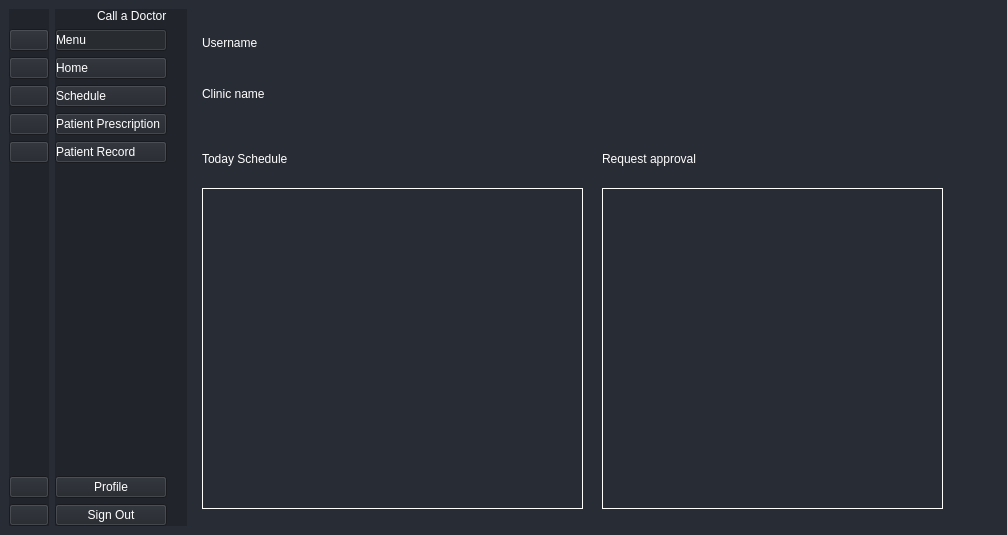
<?xml version="1.0" encoding="UTF-8"?>
<ui version="4.0">
 <class>MainWindow</class>
 <widget class="QMainWindow" name="MainWindow">
  <property name="geometry">
   <rect>
    <x>0</x>
    <y>0</y>
    <width>1007</width>
    <height>535</height>
   </rect>
  </property>
  <property name="windowTitle">
   <string>MainWindow</string>
  </property>
  <property name="styleSheet">
   <string notr="true">background-color: rgb(40, 44, 52);</string>
  </property>
  <widget class="QWidget" name="centralwidget">
   <layout class="QGridLayout" name="gridLayout">
    <item row="0" column="0">
     <widget class="QWidget" name="Menu" native="true">
      <property name="styleSheet">
       <string notr="true">background-color: rgb(33, 37, 43);</string>
      </property>
      <layout class="QVBoxLayout" name="verticalLayout_6">
       <property name="leftMargin">
        <number>0</number>
       </property>
       <property name="topMargin">
        <number>0</number>
       </property>
       <property name="rightMargin">
        <number>0</number>
       </property>
       <property name="bottomMargin">
        <number>0</number>
       </property>
       <item>
        <layout class="QHBoxLayout" name="horizontalLayout_2">
         <item>
          <widget class="QLabel" name="label">
           <property name="text">
            <string/>
           </property>
           <property name="pixmap">
            <pixmap resource="resources.qrc">:/images/images/images/doctor.png</pixmap>
           </property>
          </widget>
         </item>
        </layout>
       </item>
       <item>
        <layout class="QVBoxLayout" name="verticalLayout">
         <item>
          <widget class="QPushButton" name="menu_btn_1">
           <property name="styleSheet">
            <string notr="true">image: url(:/icons/images/icons/cil-menu.png);</string>
           </property>
           <property name="text">
            <string/>
           </property>
           <property name="checkable">
            <bool>true</bool>
           </property>
           <property name="checked">
            <bool>false</bool>
           </property>
           <property name="autoExclusive">
            <bool>true</bool>
           </property>
          </widget>
         </item>
         <item>
          <widget class="QPushButton" name="home_btn_1">
           <property name="styleSheet">
            <string notr="true">image: url(:/icons/images/icons/cil-home.png);</string>
           </property>
           <property name="text">
            <string/>
           </property>
           <property name="checkable">
            <bool>true</bool>
           </property>
          </widget>
         </item>
         <item>
          <widget class="QPushButton" name="schedule_btn_1">
           <property name="styleSheet">
            <string notr="true">image: url(:/icons/images/icons/cil-calendar-check.png);</string>
           </property>
           <property name="text">
            <string/>
           </property>
           <property name="checkable">
            <bool>true</bool>
           </property>
          </widget>
         </item>
         <item>
          <widget class="QPushButton" name="patientPrescription_btn_1">
           <property name="styleSheet">
            <string notr="true">image: url(:/icons/images/icons/cil-clipboard.png);</string>
           </property>
           <property name="text">
            <string/>
           </property>
           <property name="checkable">
            <bool>true</bool>
           </property>
          </widget>
         </item>
         <item>
          <widget class="QPushButton" name="patientRecord_btn_1">
           <property name="styleSheet">
            <string notr="true">image: url(:/icons/images/icons/cil-magnifying-glass.png);</string>
           </property>
           <property name="text">
            <string/>
           </property>
           <property name="checkable">
            <bool>true</bool>
           </property>
          </widget>
         </item>
        </layout>
       </item>
       <item>
        <spacer name="verticalSpacer">
         <property name="orientation">
          <enum>Qt::Vertical</enum>
         </property>
         <property name="sizeHint" stdset="0">
          <size>
           <width>20</width>
           <height>249</height>
          </size>
         </property>
        </spacer>
       </item>
       <item>
        <layout class="QVBoxLayout" name="verticalLayout_4">
         <item>
          <widget class="QPushButton" name="profile_btn_1">
           <property name="styleSheet">
            <string notr="true">image: url(:/icons/images/icons/cil-user.png);</string>
           </property>
           <property name="text">
            <string/>
           </property>
           <property name="checkable">
            <bool>true</bool>
           </property>
          </widget>
         </item>
         <item>
          <widget class="QPushButton" name="logout_btn_1">
           <property name="styleSheet">
            <string notr="true">image: url(:/images/images/images/logout.png);</string>
           </property>
           <property name="text">
            <string/>
           </property>
           <property name="checkable">
            <bool>true</bool>
           </property>
          </widget>
         </item>
        </layout>
       </item>
      </layout>
     </widget>
    </item>
    <item row="0" column="1">
     <widget class="QWidget" name="Menu_extend" native="true">
      <property name="enabled">
       <bool>true</bool>
      </property>
      <property name="styleSheet">
       <string notr="true">background-color: rgb(33, 37, 43);</string>
      </property>
      <layout class="QVBoxLayout" name="verticalLayout_7">
       <property name="leftMargin">
        <number>0</number>
       </property>
       <property name="topMargin">
        <number>0</number>
       </property>
       <property name="rightMargin">
        <number>20</number>
       </property>
       <property name="bottomMargin">
        <number>0</number>
       </property>
       <item>
        <layout class="QHBoxLayout" name="horizontalLayout">
         <item>
          <widget class="QLabel" name="label_2">
           <property name="styleSheet">
            <string notr="true"/>
           </property>
           <property name="text">
            <string/>
           </property>
           <property name="pixmap">
            <pixmap resource="resources.qrc">:/images/images/images/doctor.png</pixmap>
           </property>
          </widget>
         </item>
         <item>
          <widget class="QLabel" name="label_3">
           <property name="styleSheet">
            <string notr="true">color: rgb(255, 255, 255);</string>
           </property>
           <property name="text">
            <string>Call a Doctor</string>
           </property>
          </widget>
         </item>
        </layout>
       </item>
       <item>
        <layout class="QVBoxLayout" name="verticalLayout_2">
         <item>
          <widget class="QPushButton" name="Menu_btn_2">
           <property name="styleSheet">
            <string notr="true">color: rgb(255, 255, 255);
text-align: left;</string>
           </property>
           <property name="text">
            <string>Menu</string>
           </property>
           <property name="icon">
            <iconset resource="resources.qrc">
             <normaloff>:/icons/images/icons/cil-menu.png</normaloff>:/icons/images/icons/cil-menu.png</iconset>
           </property>
           <property name="checkable">
            <bool>true</bool>
           </property>
           <property name="checked">
            <bool>true</bool>
           </property>
           <property name="autoRepeat">
            <bool>false</bool>
           </property>
           <property name="autoExclusive">
            <bool>true</bool>
           </property>
          </widget>
         </item>
         <item>
          <widget class="QPushButton" name="home_btn_2">
           <property name="styleSheet">
            <string notr="true">text-align: left;
color: rgb(255, 255, 255);</string>
           </property>
           <property name="text">
            <string>Home</string>
           </property>
           <property name="icon">
            <iconset resource="resources.qrc">
             <normaloff>:/icons/images/icons/cil-home.png</normaloff>:/icons/images/icons/cil-home.png</iconset>
           </property>
           <property name="checkable">
            <bool>true</bool>
           </property>
          </widget>
         </item>
         <item>
          <widget class="QPushButton" name="schedule_btn_2">
           <property name="styleSheet">
            <string notr="true">text-align: left;
color: rgb(255, 255, 255);</string>
           </property>
           <property name="text">
            <string>Schedule</string>
           </property>
           <property name="icon">
            <iconset resource="resources.qrc">
             <normaloff>:/icons/images/icons/cil-calendar-check.png</normaloff>:/icons/images/icons/cil-calendar-check.png</iconset>
           </property>
           <property name="checkable">
            <bool>true</bool>
           </property>
          </widget>
         </item>
         <item>
          <widget class="QPushButton" name="patientPrescription_btn_2">
           <property name="styleSheet">
            <string notr="true">text-align: left;
color: rgb(255, 255, 255);</string>
           </property>
           <property name="text">
            <string>Patient Prescription</string>
           </property>
           <property name="icon">
            <iconset resource="resources.qrc">
             <normaloff>:/icons/images/icons/cil-clipboard.png</normaloff>:/icons/images/icons/cil-clipboard.png</iconset>
           </property>
           <property name="checkable">
            <bool>true</bool>
           </property>
          </widget>
         </item>
         <item>
          <widget class="QPushButton" name="patientRecord_btn_2">
           <property name="styleSheet">
            <string notr="true">text-align: left;
color: rgb(255, 255, 255);</string>
           </property>
           <property name="text">
            <string>Patient Record</string>
           </property>
           <property name="icon">
            <iconset resource="resources.qrc">
             <normaloff>:/icons/images/icons/cil-magnifying-glass.png</normaloff>:/icons/images/icons/cil-magnifying-glass.png</iconset>
           </property>
           <property name="checkable">
            <bool>true</bool>
           </property>
          </widget>
         </item>
        </layout>
       </item>
       <item>
        <spacer name="verticalSpacer_2">
         <property name="orientation">
          <enum>Qt::Vertical</enum>
         </property>
         <property name="sizeHint" stdset="0">
          <size>
           <width>20</width>
           <height>249</height>
          </size>
         </property>
        </spacer>
       </item>
       <item>
        <layout class="QVBoxLayout" name="verticalLayout_5">
         <item>
          <widget class="QPushButton" name="profile_btn_2">
           <property name="styleSheet">
            <string notr="true">color: rgb(255, 255, 255);</string>
           </property>
           <property name="text">
            <string>Profile</string>
           </property>
           <property name="icon">
            <iconset resource="resources.qrc">
             <normaloff>:/icons/images/icons/cil-user.png</normaloff>:/icons/images/icons/cil-user.png</iconset>
           </property>
           <property name="checkable">
            <bool>true</bool>
           </property>
          </widget>
         </item>
         <item>
          <widget class="QPushButton" name="logout_btn_2">
           <property name="styleSheet">
            <string notr="true">color: rgb(255, 255, 255);</string>
           </property>
           <property name="text">
            <string>Sign Out</string>
           </property>
           <property name="icon">
            <iconset resource="resources.qrc">
             <normaloff>:/images/images/images/logout.png</normaloff>:/images/images/images/logout.png</iconset>
           </property>
           <property name="checkable">
            <bool>true</bool>
           </property>
          </widget>
         </item>
        </layout>
       </item>
      </layout>
     </widget>
    </item>
    <item row="0" column="2">
     <widget class="QWidget" name="widget" native="true">
      <layout class="QVBoxLayout" name="verticalLayout_8">
       <item>
        <widget class="QStackedWidget" name="stackedWidget">
         <property name="currentIndex">
          <number>0</number>
         </property>
         <widget class="QWidget" name="home_page">
          <widget class="QLabel" name="label_username">
           <property name="geometry">
            <rect>
             <x>0</x>
             <y>9</y>
             <width>751</width>
             <height>31</height>
            </rect>
           </property>
           <property name="styleSheet">
            <string notr="true">color: rgb(255, 255, 255);</string>
           </property>
           <property name="text">
            <string>Username</string>
           </property>
          </widget>
          <widget class="QLabel" name="label_clinicName">
           <property name="geometry">
            <rect>
             <x>0</x>
             <y>50</y>
             <width>751</width>
             <height>51</height>
            </rect>
           </property>
           <property name="styleSheet">
            <string notr="true">color: rgb(255, 255, 255);</string>
           </property>
           <property name="text">
            <string>Clinic name</string>
           </property>
          </widget>
          <widget class="QLabel" name="label_todaySchedule">
           <property name="geometry">
            <rect>
             <x>0</x>
             <y>120</y>
             <width>381</width>
             <height>41</height>
            </rect>
           </property>
           <property name="styleSheet">
            <string notr="true">color: rgb(255, 255, 255);</string>
           </property>
           <property name="text">
            <string>Today Schedule</string>
           </property>
          </widget>
          <widget class="QTableWidget" name="table_todaySchedule">
           <property name="geometry">
            <rect>
             <x>0</x>
             <y>170</y>
             <width>381</width>
             <height>321</height>
            </rect>
           </property>
           <property name="styleSheet">
            <string notr="true">border: 1px solid rgb(255, 255, 255);</string>
           </property>
          </widget>
          <widget class="QLabel" name="label_requestApproval">
           <property name="geometry">
            <rect>
             <x>400</x>
             <y>120</y>
             <width>341</width>
             <height>41</height>
            </rect>
           </property>
           <property name="styleSheet">
            <string notr="true">color: rgb(255, 255, 255);</string>
           </property>
           <property name="text">
            <string>Request approval</string>
           </property>
          </widget>
          <widget class="QListWidget" name="list_approval">
           <property name="geometry">
            <rect>
             <x>400</x>
             <y>170</y>
             <width>341</width>
             <height>321</height>
            </rect>
           </property>
           <property name="styleSheet">
            <string notr="true">border: 1px solid rgb(255, 255, 255);</string>
           </property>
          </widget>
         </widget>
         <widget class="QWidget" name="profile_page">
          <widget class="QLabel" name="label_profile">
           <property name="geometry">
            <rect>
             <x>0</x>
             <y>10</y>
             <width>751</width>
             <height>31</height>
            </rect>
           </property>
           <property name="styleSheet">
            <string notr="true">color: rgb(255, 255, 255);</string>
           </property>
           <property name="text">
            <string>Profile</string>
           </property>
          </widget>
          <widget class="QLabel" name="label_username_2">
           <property name="geometry">
            <rect>
             <x>0</x>
             <y>50</y>
             <width>751</width>
             <height>41</height>
            </rect>
           </property>
           <property name="styleSheet">
            <string notr="true">color: rgb(255, 255, 255);</string>
           </property>
           <property name="text">
            <string>Username</string>
           </property>
          </widget>
          <widget class="QLabel" name="label_clinicName_2">
           <property name="geometry">
            <rect>
             <x>0</x>
             <y>100</y>
             <width>751</width>
             <height>41</height>
            </rect>
           </property>
           <property name="styleSheet">
            <string notr="true">color: rgb(255, 255, 255);</string>
           </property>
           <property name="text">
            <string>Clinic name</string>
           </property>
          </widget>
          <widget class="QLabel" name="label_address">
           <property name="geometry">
            <rect>
             <x>0</x>
             <y>150</y>
             <width>751</width>
             <height>41</height>
            </rect>
           </property>
           <property name="styleSheet">
            <string notr="true">color: rgb(255, 255, 255);</string>
           </property>
           <property name="text">
            <string>Address</string>
           </property>
          </widget>
          <widget class="QLabel" name="label_5">
           <property name="geometry">
            <rect>
             <x>0</x>
             <y>210</y>
             <width>751</width>
             <height>41</height>
            </rect>
           </property>
           <property name="styleSheet">
            <string notr="true">color: rgb(255, 255, 255);</string>
           </property>
           <property name="text">
            <string>Email</string>
           </property>
          </widget>
         </widget>
         <widget class="QWidget" name="schedule_page">
          <widget class="QLabel" name="label_schedule">
           <property name="geometry">
            <rect>
             <x>0</x>
             <y>10</y>
             <width>751</width>
             <height>31</height>
            </rect>
           </property>
           <property name="styleSheet">
            <string notr="true">color: rgb(255, 255, 255);</string>
           </property>
           <property name="text">
            <string>Schedule</string>
           </property>
          </widget>
          <widget class="QCalendarWidget" name="calendar_schedule">
           <property name="geometry">
            <rect>
             <x>0</x>
             <y>50</y>
             <width>451</width>
             <height>451</height>
            </rect>
           </property>
           <property name="styleSheet">
            <string notr="true">#calendarWidget QWidget {
    alternate-background-color: rgb(152, 178, 204);
	font: rgb(255, 255, 255);
	color: rgb(255, 255, 255);
}

#calendarWidget_body{
	font:rgb(255, 255, 255);
}

#qt_calendar_navigationbar {
    background-color: rgb(0, 0, 0);
}

#qt_calendar_button {
    qproperty-icon: none;
    border: none;
}

#qt_calendar_prevmonth {
    margin-left: 5px;
    qproperty-icon: url(:/images/images/images/7etpgol5vni7a29jfbecupgimi.png);
}

#qt_calendar_nextmonth {
    margin-right: 5px;
    qproperty-icon: url(:/images/images/images/a99rnbdjdo7qbirto4a5ivqhr3.png);
}

#qt_calendar_prevmonth:pressed,
#qt_calendar_nextmonth:pressed{
	background-color:rgb(255, 255, 255)
}</string>
           </property>
          </widget>
          <widget class="QTableView" name="tableView_schedule">
           <property name="geometry">
            <rect>
             <x>460</x>
             <y>50</y>
             <width>291</width>
             <height>451</height>
            </rect>
           </property>
           <property name="styleSheet">
            <string notr="true">color: rgb(255, 255, 255);
border: 1px solid rgb(255, 255, 255)</string>
           </property>
          </widget>
         </widget>
         <widget class="QWidget" name="patientRecord_page">
          <widget class="QLabel" name="label_patientRecord">
           <property name="geometry">
            <rect>
             <x>0</x>
             <y>10</y>
             <width>751</width>
             <height>41</height>
            </rect>
           </property>
           <property name="styleSheet">
            <string notr="true">color: rgb(255, 255, 255);</string>
           </property>
           <property name="text">
            <string>Patient Record</string>
           </property>
          </widget>
          <widget class="QListWidget" name="list_patientRecord">
           <property name="geometry">
            <rect>
             <x>0</x>
             <y>100</y>
             <width>411</width>
             <height>401</height>
            </rect>
           </property>
           <property name="styleSheet">
            <string notr="true">border: 1px solid rgb(255, 255, 255);
color: rgb(255, 255, 255);</string>
           </property>
          </widget>
          <widget class="QLineEdit" name="lineEdit_patientName_2">
           <property name="geometry">
            <rect>
             <x>0</x>
             <y>60</y>
             <width>751</width>
             <height>31</height>
            </rect>
           </property>
           <property name="styleSheet">
            <string notr="true">border: 1px solid rgb(255, 255, 255);
color: rgb(255, 255, 255);</string>
           </property>
           <property name="inputMask">
            <string/>
           </property>
           <property name="placeholderText">
            <string>Patient Name</string>
           </property>
          </widget>
          <widget class="QPlainTextEdit" name="plainText_diagnosis">
           <property name="geometry">
            <rect>
             <x>420</x>
             <y>130</y>
             <width>331</width>
             <height>141</height>
            </rect>
           </property>
           <property name="styleSheet">
            <string notr="true">border: 1px solid rgb(255, 255, 255);
color: rgb(255, 255, 255);</string>
           </property>
          </widget>
          <widget class="QPlainTextEdit" name="plainTextEdit_prescription">
           <property name="geometry">
            <rect>
             <x>420</x>
             <y>310</y>
             <width>331</width>
             <height>191</height>
            </rect>
           </property>
           <property name="styleSheet">
            <string notr="true">border: 1px solid rgb(255, 255, 255);
color: rgb(255, 255, 255);</string>
           </property>
          </widget>
          <widget class="QLabel" name="label_diagnosis">
           <property name="geometry">
            <rect>
             <x>420</x>
             <y>100</y>
             <width>331</width>
             <height>21</height>
            </rect>
           </property>
           <property name="styleSheet">
            <string notr="true">color: rgb(255, 255, 255);</string>
           </property>
           <property name="text">
            <string>Diagnosis</string>
           </property>
          </widget>
          <widget class="QLabel" name="label_prescription">
           <property name="geometry">
            <rect>
             <x>420</x>
             <y>280</y>
             <width>331</width>
             <height>21</height>
            </rect>
           </property>
           <property name="styleSheet">
            <string notr="true">color: rgb(255, 255, 255);</string>
           </property>
           <property name="text">
            <string>Prescription</string>
           </property>
          </widget>
         </widget>
         <widget class="QWidget" name="patientPrescription_page">
          <widget class="QLabel" name="label_patientPrescription">
           <property name="geometry">
            <rect>
             <x>0</x>
             <y>10</y>
             <width>751</width>
             <height>41</height>
            </rect>
           </property>
           <property name="styleSheet">
            <string notr="true">color: rgb(255, 255, 255);</string>
           </property>
           <property name="text">
            <string>Patient Prescription</string>
           </property>
          </widget>
          <widget class="QLineEdit" name="lineEdit_patientName">
           <property name="geometry">
            <rect>
             <x>0</x>
             <y>60</y>
             <width>751</width>
             <height>51</height>
            </rect>
           </property>
           <property name="styleSheet">
            <string notr="true">border: 1px solid rgb(255, 255, 255);
color: rgb(255, 255, 255);</string>
           </property>
           <property name="placeholderText">
            <string>Patient Name</string>
           </property>
          </widget>
          <widget class="QLineEdit" name="lineEdit_diagnosis">
           <property name="geometry">
            <rect>
             <x>0</x>
             <y>130</y>
             <width>751</width>
             <height>131</height>
            </rect>
           </property>
           <property name="styleSheet">
            <string notr="true">border: 1px solid rgb(255, 255, 255);
color: rgb(255, 255, 255);</string>
           </property>
           <property name="placeholderText">
            <string>Diagnosis</string>
           </property>
          </widget>
          <widget class="QLineEdit" name="lineEdit_prescription">
           <property name="geometry">
            <rect>
             <x>0</x>
             <y>280</y>
             <width>751</width>
             <height>181</height>
            </rect>
           </property>
           <property name="styleSheet">
            <string notr="true">border: 1px solid rgb(255, 255, 255);
color: rgb(255, 255, 255);</string>
           </property>
           <property name="placeholderText">
            <string>Prescription</string>
           </property>
          </widget>
          <widget class="QPushButton" name="btn_save">
           <property name="geometry">
            <rect>
             <x>630</x>
             <y>470</y>
             <width>121</width>
             <height>31</height>
            </rect>
           </property>
           <property name="styleSheet">
            <string notr="true">background-color:rgb(0, 105, 143);
color:rgb(248, 255, 255);</string>
           </property>
           <property name="text">
            <string>Save</string>
           </property>
          </widget>
         </widget>
        </widget>
       </item>
      </layout>
     </widget>
    </item>
   </layout>
  </widget>
 </widget>
 <resources>
  <include location="resources.qrc"/>
 </resources>
 <connections>
  <connection>
   <sender>home_btn_1</sender>
   <signal>toggled(bool)</signal>
   <receiver>home_btn_2</receiver>
   <slot>setChecked(bool)</slot>
   <hints>
    <hint type="sourcelabel">
     <x>40</x>
     <y>106</y>
    </hint>
    <hint type="destinationlabel">
     <x>97</x>
     <y>107</y>
    </hint>
   </hints>
  </connection>
  <connection>
   <sender>home_btn_2</sender>
   <signal>toggled(bool)</signal>
   <receiver>home_btn_1</receiver>
   <slot>setChecked(bool)</slot>
   <hints>
    <hint type="sourcelabel">
     <x>101</x>
     <y>104</y>
    </hint>
    <hint type="destinationlabel">
     <x>31</x>
     <y>105</y>
    </hint>
   </hints>
  </connection>
  <connection>
   <sender>schedule_btn_2</sender>
   <signal>toggled(bool)</signal>
   <receiver>schedule_btn_1</receiver>
   <slot>setChecked(bool)</slot>
   <hints>
    <hint type="sourcelabel">
     <x>96</x>
     <y>135</y>
    </hint>
    <hint type="destinationlabel">
     <x>26</x>
     <y>137</y>
    </hint>
   </hints>
  </connection>
  <connection>
   <sender>schedule_btn_1</sender>
   <signal>toggled(bool)</signal>
   <receiver>schedule_btn_2</receiver>
   <slot>setChecked(bool)</slot>
   <hints>
    <hint type="sourcelabel">
     <x>32</x>
     <y>131</y>
    </hint>
    <hint type="destinationlabel">
     <x>124</x>
     <y>139</y>
    </hint>
   </hints>
  </connection>
  <connection>
   <sender>patientPrescription_btn_2</sender>
   <signal>toggled(bool)</signal>
   <receiver>patientPrescription_btn_1</receiver>
   <slot>setChecked(bool)</slot>
   <hints>
    <hint type="sourcelabel">
     <x>125</x>
     <y>163</y>
    </hint>
    <hint type="destinationlabel">
     <x>28</x>
     <y>167</y>
    </hint>
   </hints>
  </connection>
  <connection>
   <sender>patientPrescription_btn_1</sender>
   <signal>toggled(bool)</signal>
   <receiver>patientPrescription_btn_2</receiver>
   <slot>setChecked(bool)</slot>
   <hints>
    <hint type="sourcelabel">
     <x>23</x>
     <y>163</y>
    </hint>
    <hint type="destinationlabel">
     <x>157</x>
     <y>162</y>
    </hint>
   </hints>
  </connection>
  <connection>
   <sender>patientRecord_btn_1</sender>
   <signal>toggled(bool)</signal>
   <receiver>patientRecord_btn_2</receiver>
   <slot>setChecked(bool)</slot>
   <hints>
    <hint type="sourcelabel">
     <x>32</x>
     <y>191</y>
    </hint>
    <hint type="destinationlabel">
     <x>129</x>
     <y>195</y>
    </hint>
   </hints>
  </connection>
  <connection>
   <sender>patientRecord_btn_2</sender>
   <signal>toggled(bool)</signal>
   <receiver>patientRecord_btn_1</receiver>
   <slot>setChecked(bool)</slot>
   <hints>
    <hint type="sourcelabel">
     <x>137</x>
     <y>193</y>
    </hint>
    <hint type="destinationlabel">
     <x>30</x>
     <y>195</y>
    </hint>
   </hints>
  </connection>
  <connection>
   <sender>profile_btn_1</sender>
   <signal>toggled(bool)</signal>
   <receiver>profile_btn_2</receiver>
   <slot>setChecked(bool)</slot>
   <hints>
    <hint type="sourcelabel">
     <x>37</x>
     <y>485</y>
    </hint>
    <hint type="destinationlabel">
     <x>148</x>
     <y>485</y>
    </hint>
   </hints>
  </connection>
  <connection>
   <sender>profile_btn_2</sender>
   <signal>toggled(bool)</signal>
   <receiver>profile_btn_1</receiver>
   <slot>setChecked(bool)</slot>
   <hints>
    <hint type="sourcelabel">
     <x>140</x>
     <y>482</y>
    </hint>
    <hint type="destinationlabel">
     <x>33</x>
     <y>483</y>
    </hint>
   </hints>
  </connection>
  <connection>
   <sender>logout_btn_2</sender>
   <signal>toggled(bool)</signal>
   <receiver>logout_btn_1</receiver>
   <slot>setChecked(bool)</slot>
   <hints>
    <hint type="sourcelabel">
     <x>125</x>
     <y>513</y>
    </hint>
    <hint type="destinationlabel">
     <x>40</x>
     <y>516</y>
    </hint>
   </hints>
  </connection>
  <connection>
   <sender>logout_btn_1</sender>
   <signal>toggled(bool)</signal>
   <receiver>logout_btn_2</receiver>
   <slot>setChecked(bool)</slot>
   <hints>
    <hint type="sourcelabel">
     <x>34</x>
     <y>514</y>
    </hint>
    <hint type="destinationlabel">
     <x>145</x>
     <y>516</y>
    </hint>
   </hints>
  </connection>
  <connection>
   <sender>Menu_btn_2</sender>
   <signal>toggled(bool)</signal>
   <receiver>Menu</receiver>
   <slot>setVisible(bool)</slot>
   <hints>
    <hint type="sourcelabel">
     <x>180</x>
     <y>69</y>
    </hint>
    <hint type="destinationlabel">
     <x>41</x>
     <y>311</y>
    </hint>
   </hints>
  </connection>
  <connection>
   <sender>Menu_btn_2</sender>
   <signal>toggled(bool)</signal>
   <receiver>Menu_extend</receiver>
   <slot>setHidden(bool)</slot>
   <hints>
    <hint type="sourcelabel">
     <x>161</x>
     <y>77</y>
    </hint>
    <hint type="destinationlabel">
     <x>170</x>
     <y>317</y>
    </hint>
   </hints>
  </connection>
  <connection>
   <sender>Menu_btn_2</sender>
   <signal>toggled(bool)</signal>
   <receiver>menu_btn_1</receiver>
   <slot>setChecked(bool)</slot>
   <hints>
    <hint type="sourcelabel">
     <x>113</x>
     <y>72</y>
    </hint>
    <hint type="destinationlabel">
     <x>43</x>
     <y>77</y>
    </hint>
   </hints>
  </connection>
  <connection>
   <sender>menu_btn_1</sender>
   <signal>toggled(bool)</signal>
   <receiver>Menu_extend</receiver>
   <slot>setVisible(bool)</slot>
   <hints>
    <hint type="sourcelabel">
     <x>31</x>
     <y>73</y>
    </hint>
    <hint type="destinationlabel">
     <x>107</x>
     <y>278</y>
    </hint>
   </hints>
  </connection>
  <connection>
   <sender>menu_btn_1</sender>
   <signal>toggled(bool)</signal>
   <receiver>Menu</receiver>
   <slot>setHidden(bool)</slot>
   <hints>
    <hint type="sourcelabel">
     <x>16</x>
     <y>75</y>
    </hint>
    <hint type="destinationlabel">
     <x>32</x>
     <y>283</y>
    </hint>
   </hints>
  </connection>
 </connections>
</ui>
